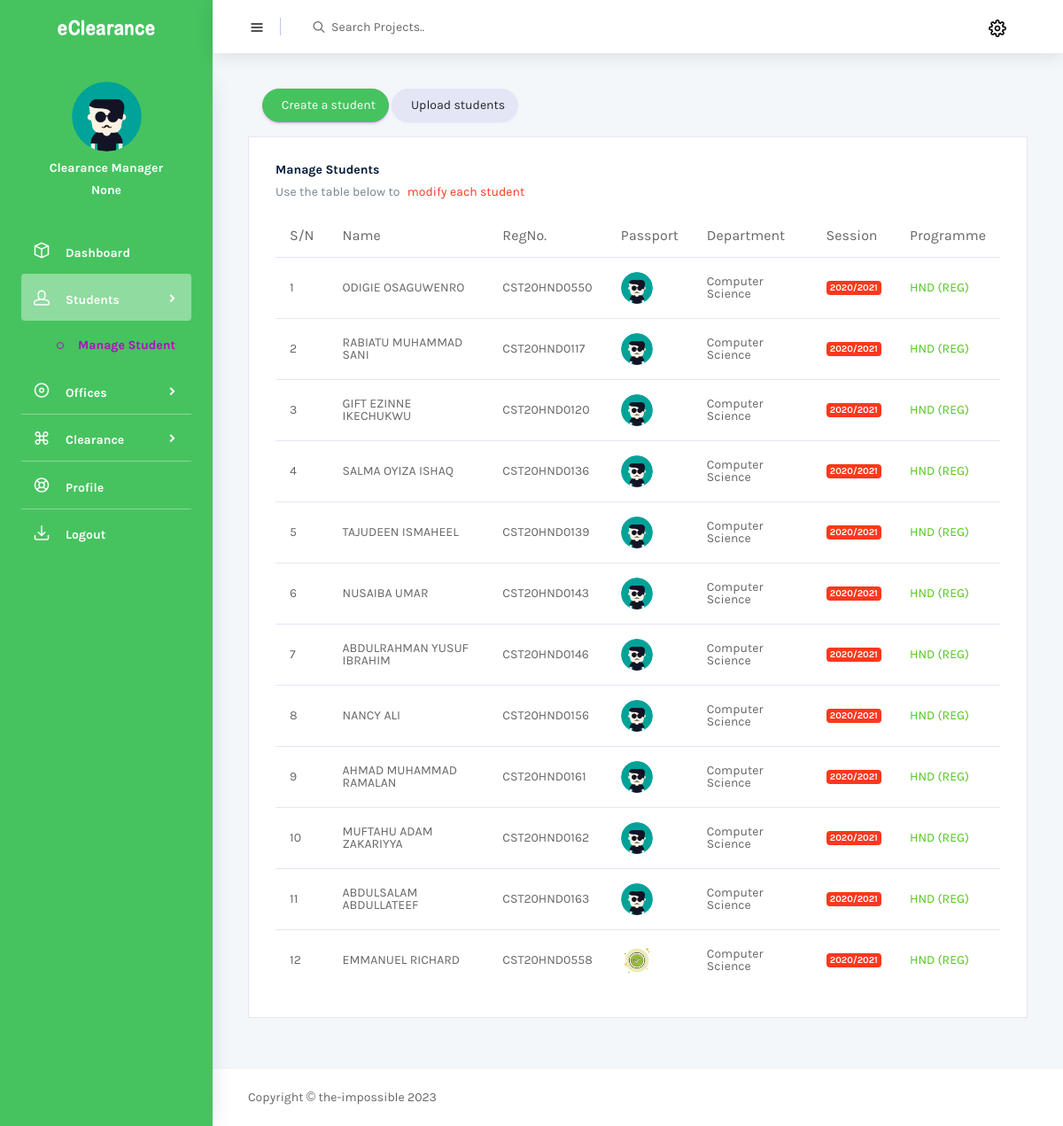
Before: /manage_student (signed in) with the older database file.
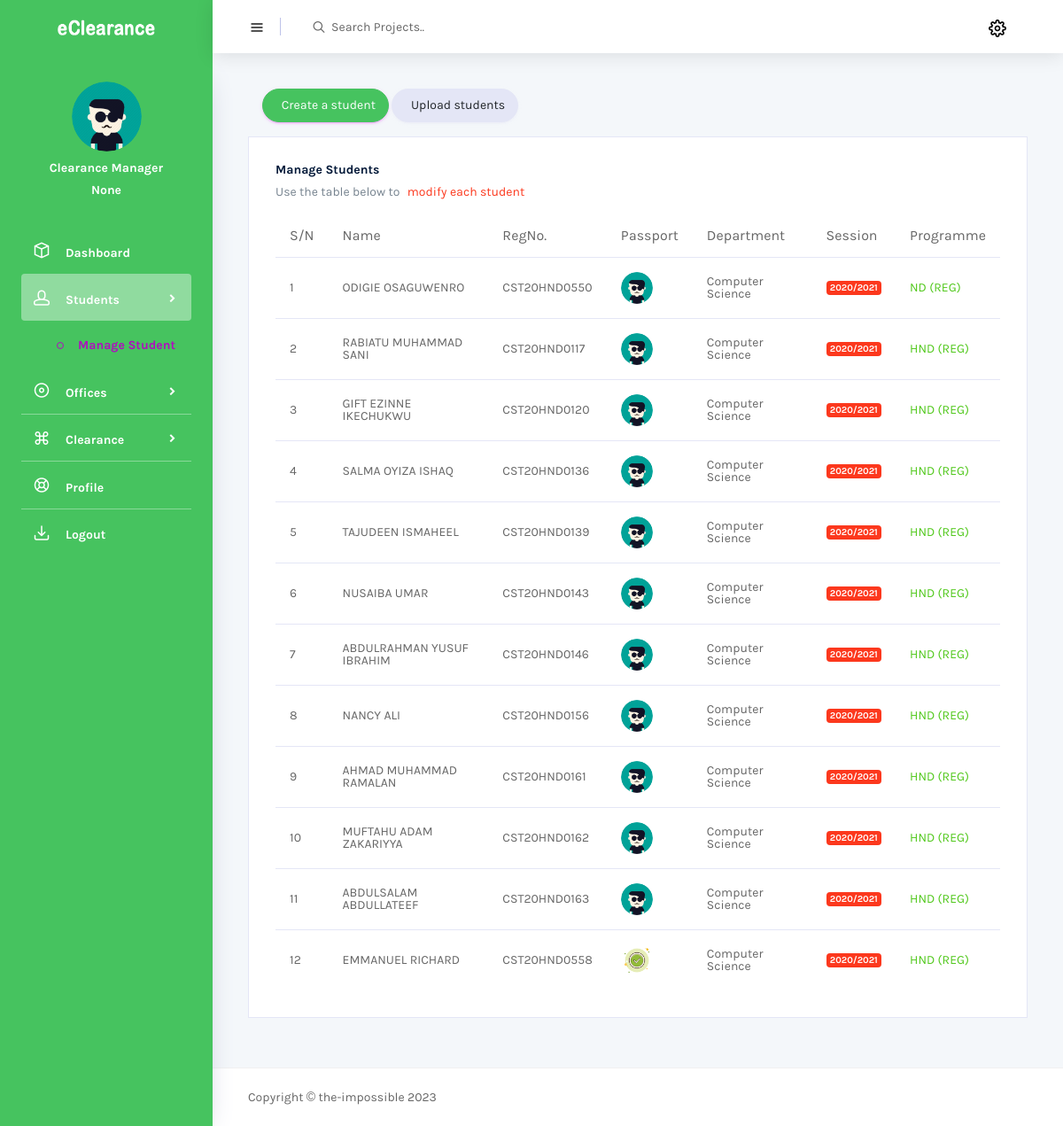
After: the same page with the newer database file.
### eClearanceAuth/models.py (models this page shows, shortened)
class StudentProfile(models.Model):
    stud_id = models.UUIDField(
        default=uuid.uuid4, primary_key=True, unique=True, editable=False)
    user = models.OneToOneField(
        to="User", on_delete=models.CASCADE, blank=True)
    department = models.ForeignKey(
        to="Department", on_delete=models.CASCADE, blank=True)
    session = models.ForeignKey(
        to="Session", on_delete=models.CASCADE, blank=True)
    programme = models.ForeignKey(
        to="Programme", on_delete=models.CASCADE, blank=True)
    date_joined = models.DateTimeField(
        verbose_name='date_joined', auto_now_add=True)
    class Meta:
        db_table = 'Student Profile'
        verbose_name_plural = 'Student Profile'

class Programme(models.Model):
    programme_title = models.CharField(max_length=30, unique=True)
    programme_description = models.CharField(
        max_length=100, blank=True, null=True)
    def __str__(self):
        return self.programme_title
    class Meta:
        db_table = 'Programme'
        verbose_name_plural = 'Programmes'

class User(AbstractBaseUser, PermissionsMixin):
    user_id = models.UUIDField(
        default=uuid.uuid4, primary_key=True, unique=True, editable=False)
    username = models.CharField(max_length=100, db_index=True,
                                unique=True, verbose_name='reg number', blank=True)
    passport = models.ImageField(
        default='img/user.png', upload_to='uploads/passport/', null=True)
    user_type = models.ForeignKey(
        to="UserType", on_delete=models.CASCADE, blank=True, null=True,)
    name = models.CharField(
        max_length=100, db_index=True, blank=True, null=True)
    date_joined = models.DateTimeField(
        verbose_name='date_joined', auto_now_add=True)
    last_login = models.DateTimeField(
        verbose_name='last_login', auto_now=True, null=True)
    is_active = models.BooleanField(default=True)
    is_staff = models.BooleanField(default=False)
    is_superuser = models.BooleanField(default=False)
    USERNAME_FIELD = 'username'
    REQUIRED_FIELDS = ['name',]
    objects = UserManager()
    class Meta:
        db_table = 'Users'
        verbose_name_plural = 'Users'

class Department(models.Model):
    dept_id = models.UUIDField(
        default=uuid.uuid4, primary_key=True, unique=True, editable=False)
    dept_title = models.CharField(max_length=30, unique=True)
    def __str__(self):
        return self.dept_title
    class Meta:
        db_table = 'Department'
        verbose_name_plural = 'Departments'

class Session(models.Model):
    session_title = models.CharField(max_length=9, unique=True)
    session_description = models.CharField(
        max_length=100, blank=True, null=True)
    def __str__(self):
        return self.session_title
    class Meta:
        db_table = 'Session'
        verbose_name_plural = 'Sessions'

### eClearanceAuth/views.py (the view, shortened to what this page needs)
# urls.py: path('manage_student', ManageStudentView.as_view(), name="manage_student"),
class ManageStudentView(LoginRequiredMixin, ListView):
    template_name = "backend/admin/manage_student.html"
    model = StudentProfile
    form_class = CreateSingleStudentForm
    second_form_class = CreateMultipleStudentForm
    queryset = StudentProfile.objects.all().order_by('-date_joined')
    def get_context_data(self, **kwargs):
        context = super().get_context_data(**kwargs)
        context["form1"] = self.form_class
        context["form2"] = self.second_form_class
        return context

### Templates/backend/admin/manage_student.html (shortened to what this page needs)
{% extends 'base.html' %}
{% load static %}
{% load crispy_forms_tags %}
{% block head %}{% include 'partials/auth_head.html' %}{% endblock head %}
{% block body %}
  <div class="container-scroller">
    {% block nav %}{% include 'partials/auth_nav.html' %}{% endblock nav %}
    <div class="container-fluid page-body-wrapper">
      {% include 'partials/auth_sidebar.html' %}
      <div class="main-panel">
        <div class="content-wrapper">
          <div class="row">
            <div class="col.lg-12 grid-margin">
              <button type="button" class="btn rounded-pill btn-primary ml-4" data-toggle="modal"
              data-target="#single">
                &nbsp; Create a student
              </button>
              <button type="button" class="btn rounded-pill btn-secondary" data-toggle="modal"
              data-target="#multiple">
                &nbsp; Upload students
              </button>
            </div>
            <div class="col-lg-12 grid-margin stretch-card">
              <div class="card">
                <div class="card-body">
                  <h4 class="card-title">Manage Students</h4>
                  <p class="card-description">
                    Use the table below to  <code>modify each student</code>
                  </p>
                  <div class="table-responsive">
                    <table class="table table-hover">
                      <thead>
                        <tr>
                          <th>S/N</th>
                          <th>Name</th>
                          <th>RegNo.</th>
                          <th>Passport</th>
                          <th>Department</th>
                          <th>Session</th>
                          <th>Programme</th>
                        </tr>
                      </thead>
                      <tbody>
                        {% if object_list %}
                          {% for object in object_list %}
                            <tr>
                              <td>{{forloop.counter}}</td>
                              <td>{{object.user.name|upper}}</td>
                              <td>{{object.user.username}}</td>
                              <td>
                                <a href="{% url 'auth:update_student' object.user.pk %}"> <img src="{{object.user.passport.url}}" alt="passport"></a>
                              </td>
                              <td>{{object.department}}</td>
                              <td><label class="badge badge-danger">{{object.session}}</label></td>
                              <td class="text-success"> {{object.programme}} </td>
                            </tr>
                          {% endfor %}
                        {% endif %}
                      </tbody>
                    </table>
                  </div>
                </div>
              </div>
            </div>
          </div>
        </div>
        {% block footer %}{% include 'partials/auth_footer.html' %}{% endblock footer %}
      </div>
    </div>
  </div>
{% endblock body %}

Changed rows visible on the page:
changed StudentProfile "ODIGIE OSAGUWENRO": programme "HND (REG)" → "ND (REG)"
